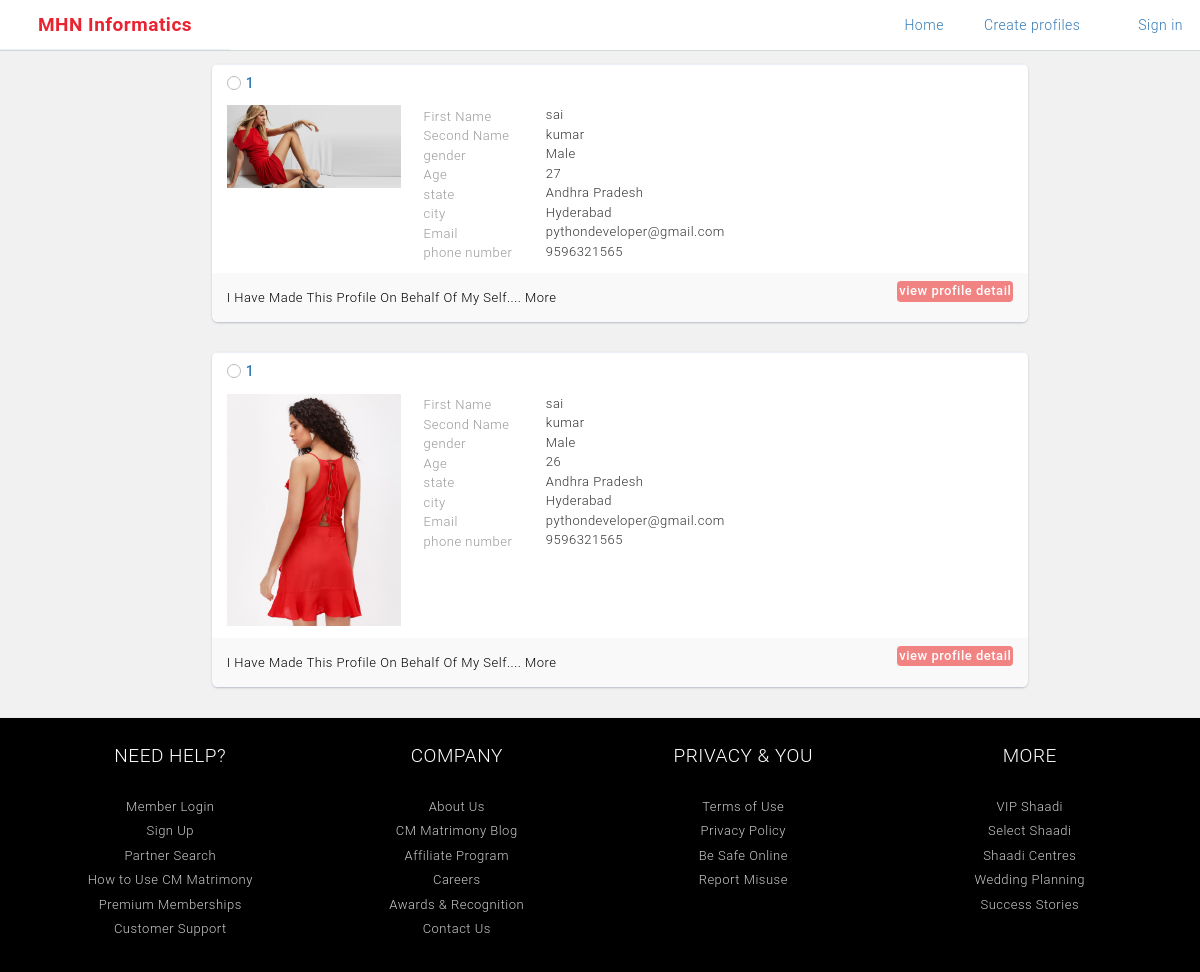
/profiles/, run on the app's committed database.
### appmhn/models.py (models this page shows)
class Hero(models.Model):
    firstname=models.CharField(max_length=20)
    secondname=models.CharField(max_length=20)
    email = models.EmailField(max_length=20)
    phone = models.IntegerField()
    gender = models.CharField(max_length=20)
    age = models.ForeignKey(Age,on_delete=models.CASCADE)
    hobbies = models.CharField(max_length=20)
    state = models.CharField(max_length=20)
    city = models.CharField(max_length=20)
    photo = models.FileField(upload_to='pics/')
    text=models.CharField(max_length=20)

class Age(models.Model):
    age=models.CharField(max_length=20)
    def __str__(self):
        return self.age

### appmhn/views.py (the view)
# urls.py: path('profiles/',views.profiles, name='profiles'),
def profiles(request):
    data = Hero.objects.all()
    gender=request.POST.get('gender')
    age=request.POST.get('age')
    state=request.POST.get('state')
    city=request.POST.get('city')
    if gender :
        data=data.filter(gender=gender)
    if age :
        data=data.filter(age=age)
    if state :
        data=data.filter(state=state)
    if city :
        data=data.filter(city=city)
    return render(request, 'profiles.html',{'data':data})

### templates/profiles.html (shortened to what this page needs)
{% extends 'all.html' %}
{% block content %}
{% load staticfiles %}
                            <div class="list_jobs">
			<div class="container">
                <div class="row">
							<div class="col-sm-7">
                            </div>
                            <div class="row">
                    <div class="no_padding_left col-md-offset-2 col-sm-8">
    {% for x in data %}
<div>
						<div class="job-verticle-list">
							<div class="vertical-job-card">
								<div class="vertical-job-body">
									<div class="row">
										<div class="col-md-9 col-sm-8">
											<ul class="can-skils">
                                                <div class="vrt-job-cmp-logo">
                                                 <a href="job-detail.html">
                                                     <span style="margin-top: 8px; display: block;" class="custom-checkbox">
                                                        <label for="1"></label>
                                                     </span>
                                                </a>
                                                </div>
												<li><h5><a href="#">1</a></h5>
                                                </li>
											</ul>
                                            <div class="row">
                                                <div class="col-md-4 profile_basic_pic">
                                                    <div class="user_image">
                                                         <img src="{{ x.photo.url }}" height="100px" width="100px" class="img-responsive">
                                                    </div>
                                                </div>
                                                <div class="profile_basic">
                                                    <label class="label">First Name</label><div class="info">{{ x.firstname }}</div>
                                                        <div class="clearfix"></div><div class="spacer_4"></div>
                                                        <label class="label">Second Name</label><div class="info">{{ x.secondname }}</div>
                                                    <div class="clearfix"></div><div class="spacer_4"></div>
                                                    <label class="label">gender</label><div class="info">{{ x.gender }}</div>
                                                        <div class="clearfix"></div><div class="spacer_4"></div>
                                                                        <label class="label">Age</label><div class="info">{{ x.age }}</div>
                                                    <div class="clearfix"></div><div class="spacer_4"></div>
                                                    <label class="label">state</label><div class="info">{{ x.state }}</div>
                                                        <div class="clearfix"></div><div class="spacer_4"></div>
                                                                            <label class="label">city</label><div class="info">{{ x.city }}</div>
                                                            <div class="clearfix"></div><div class="spacer_4"></div>
                                                        <label class="label">Email</label><div class="info">{{ x.email }}</div>
                                                    <div class="clearfix"></div>
                                                        <label class="label">phone number</label><div class="info">{{ x.phone }}</div>
                                                    <div class="clearfix"></div>
                                                </div>
                                            </div>
										</div>
									</div>
								</div>
								<div class="vertical-job-footer">
									<div class="row">
										<div class="col-md-7 col-sm-7">
											<div style="margin-top: 12px;" class="cmp-job-rating">
                                                <p>I have made this profile on behalf of my self.... More</p>
											</div>
										</div>
										<div class="col-md-5 col-sm-3">
											<div class="cmp-job-review">
												<a style="padding: 1px 2px;    min-width: 100px;background: #f28383 !important;" href="{% url 'viewprofile' x.id %}" class="btn-job theme-btn job-apply">view profile detail</a>
											</div>
										</div>
									</div>
								</div>
							</div>
                          </div>
                          {% endfor %}
                    </div>
                </div>
            </div>
                </div>
            </div>
                            </div>
   {% endblock %}

### templates/all.html (shortened to what this page needs)
<html class="no-js" lang="zxx">
{% load staticfiles %}
<head>
	<link rel="stylesheet" href="{% static 'assets/plugins/bootstrap/css/bootstrap.min.css' %}">
	<link rel="stylesheet" href="{% static 'assets/plugins/bootstrap/css/bootstrap-select.min.css' %}">
    <link href="{% static 'assets/plugins/icons/css/icons.css' %}" rel="stylesheet">
	<link rel="stylesheet" href="{% static 'assets/plugins/nice-select/css/nice-select.css' %}">
    <link href="{% static 'assets/plugins/animate/animate.css' %}" rel="stylesheet">
    <link href="{% static 'assets/plugins/bootstrap/css/bootsnav.css' %}" rel="stylesheet">
    <link href="{% static 'assets/plugins/slick-slider/slick.css' %}" rel="stylesheet">
    <link href="{% static 'assets/css/style.css' %}" rel="stylesheet">
	<link href="{% static 'assets/css/responsiveness.css' %}" rel="stylesheet">
    <link href="{% static 'assets/css/skin/default.css' %}" rel="stylesheet">
    <link href="{% static 'assets/css/main.css' %}" rel="stylesheet">
	</head>
	<body>
        <header class="main_header">
				<div class="cm_left_header">
					<a href="{% url 'index' %}"><span>MHN Informatics</span></a>
				</div>
				<div class="nav_main">
					<ul class="right-navbar sai">
						<li>
							<a href="{% url 'index' %}">Home</a>
						</li>
						<li>
							<a href="{% url 'step' %}">Create profiles</a>
						</li>
                        {% if user.is_authenticated %}
						<li class="dropdown hoe-rheader-submenu message-notification left-min-30">
							<a href="#" class="dropdown-toggle" data-toggle="dropdown">
								<span><img class="img-circle user_img" src="{% static 'img/12345.png' %}"></span>
							</a>
							<ul class="dropdown-menu ">
								<li><a href="{% url 'out' %}"><i class="fa fa-power-off"></i>Logout</a></li>
							</ul>
						</li>
                        {% else %}
                        <li>
							<a class="saiii" data-toggle="modal" data-target="#signin" class="login" href="#"><img src="{% static 'img/user.png' %}"> Sign in</a>
						</li>
					</ul>
				</div>
            {% endif %}
			</header>
{% block content %}
    {% endblock %}
		<footer class="dark-bg footer" style="background-color:black;">
			<div class="">
				<div class="row">
					<div class="col-md-12 col-sm-12">
						<div class="row">
							<div class="col-md-3 col-sm-3">
								<h4>Need Help?</h4>
								<ul >
									<li><a href="#">Member Login</a></li>
									<li><a href="#">Sign Up</a></li>
									<li><a href="#">Partner Search</a></li>
									<li><a href="#">How to Use CM Matrimony</a></li>
									<li><a href="#">Premium Memberships</a></li>
									<li><a href="#">Customer Support</a></li>
								</ul>
							</div>
							<div class="col-md-3 col-sm-3">
								<h4>Company</h4>
								<ul>
									<li><a href="#">About Us</a></li>
									<li><a href="#">CM Matrimony Blog</a></li>
									<li><a href="#">Affiliate Program</a></li>
									<li><a href="#">Careers</a></li>
									<li><a href="#">Awards & Recognition</a></li>
									<li><a href="#">Contact Us</a></li>
								</ul>
							</div>
							<div class="col-md-3 col-sm-3">
								<h4>Privacy & You</h4>
								<ul>
									<li><a href="#">Terms of Use</a></li>
									<li><a href="#">Privacy Policy</a></li>
									<li><a href="#">Be Safe Online</a></li>
									<li><a href="#">Report Misuse</a></li>
								</ul>
							</div>
                            <div class="col-md-3 col-sm-3">
								<h4>More</h4>
								<ul>
									<li><a href="#">VIP Shaadi</a></li>
									<li><a href="#">Select Shaadi</a></li>
									<li><a href="#">Shaadi Centres</a></li>
									<li><a href="#">Wedding Planning</a></li>
									<li><a href="#">Success Stories</a></li>
								</ul>
							</div>
						</div>
					</div>
				</div>
			</div>
		</footer>
    </body>
</html>

### appmhn/static/assets/css/responsiveness.css (style rules this page uses)
@media only screen  and (min-width : 1024px) { h4 { font-size:20px; } }
@media only screen  and (min-width : 1024px) { h5 { font-size:17; } }

### appmhn/static/assets/css/skin/default.css (style rules this page uses)
.theme-btn { background: #ff7c39; border: 1px solid #ff7c39; color:#ffffff; }
.footer h4 { color: #ff7c39; }

### templates/all.html (style rules this page uses)
body, section { background: #f1f1f1; }

### data on the page
Hero: photo (picture), firstname "sai", secondname "kumar", gender "Male", age "27", state "Andhra Pradesh", city "Hyderabad", email "pythondeveloper@gmail.com", phone "9596321565"
Hero: photo (picture), firstname "sai", secondname "kumar", gender "Male", age "26", state "Andhra Pradesh", city "Hyderabad", email "pythondeveloper@gmail.com", phone "9596321565"
